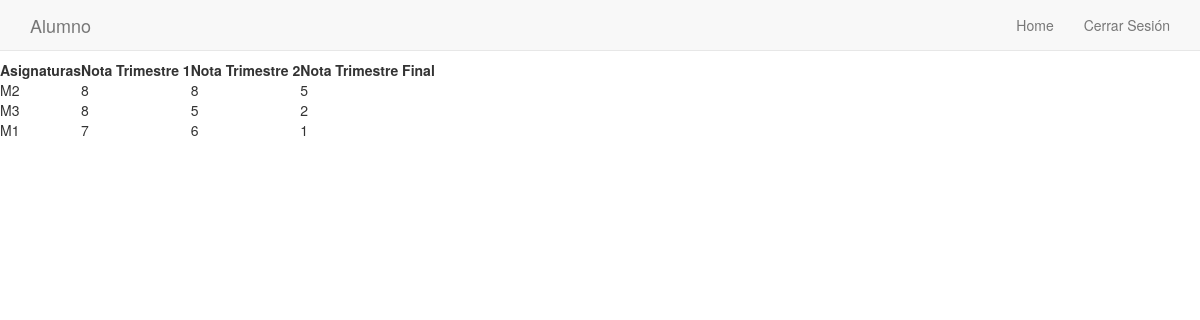
The app's page /alu_notas.php (signed in) with its own data.
### tables this page shows
CREATE TABLE `notas` (
  `id_asignaturas` int(11) NOT NULL,
  `alu_login` varchar(20) NOT NULL,
  `nota_1` varchar(20) NOT NULL,
  `nota_2` varchar(20) NOT NULL,
  `nota_Final` varchar(20) NOT NULL
);

### alu_notas.php (the view, shortened to what this page needs)
<!DOCTYPE html>
<?php
if(!isset($_SESSION['alumno']))
    {
    header("location:login_error.html");
    }
    else{
?>
<html lang="en">
  <head>
      <link rel="stylesheet" href="https://maxcdn.bootstrapcdn.com/bootstrap/3.3.7/css/bootstrap.min.css">
      <link rel="stylesheet" type="text/css" href="all.css">
    </head>
</head>
<body>
<nav class="navbar navbar-default navbar-fixed-top">
  <div class="container">
    <div class="navbar-header">
      <a class="navbar-brand" href="alu_home.php">Alumno</a>
    </div>
    <div class="collapse navbar-collapse" id="myNavbar">
      <ul class="nav navbar-nav navbar-right">
        <li><a href="alu_home.php">Home</a></li>
        <li><a href="logout.php">Cerrar Sesión</a></li>
      </ul>
    </div>
  </div>
</nav>
<br>
<br>
<br>
<div class="center">
<?php
  $conexion=new mysqli('localhost','root','','asix2m') or die ("sin conexion db");
	$tabla_not=$conexion->query("SELECT * FROM notas WHERE alu_login='".$_SESSION['alumno']."'");
  echo "<table>
  <tr>
    <th>Asignaturas</th>
    <th>Nota Trimestre 1</th>
    <th>Nota Trimestre 2</th>
	<th>Nota Trimestre Final</th>
  </tr>";
  while($fila_not=$tabla_not->fetch_object())
      {
	echo '<td>M' .$fila_not->id_asignaturas. '</td>';
    echo '<td>' .$fila_not->nota_1. '</td>';
    echo '<td>' .$fila_not->nota_2. '</td>';
    echo '<td>' .$fila_not->nota_Final. '</td></tr>';
  }
    echo "</table>";
?>
</div>
</body>
</html>
<?php }?>

### records on screen
notas: id_asignaturas "2", nota_1 "8", nota_2 "8", nota_Final "5"
notas: id_asignaturas "3", nota_1 "8", nota_2 "5", nota_Final "2"
notas: id_asignaturas "1", nota_1 "7", nota_2 "6", nota_Final "1"
